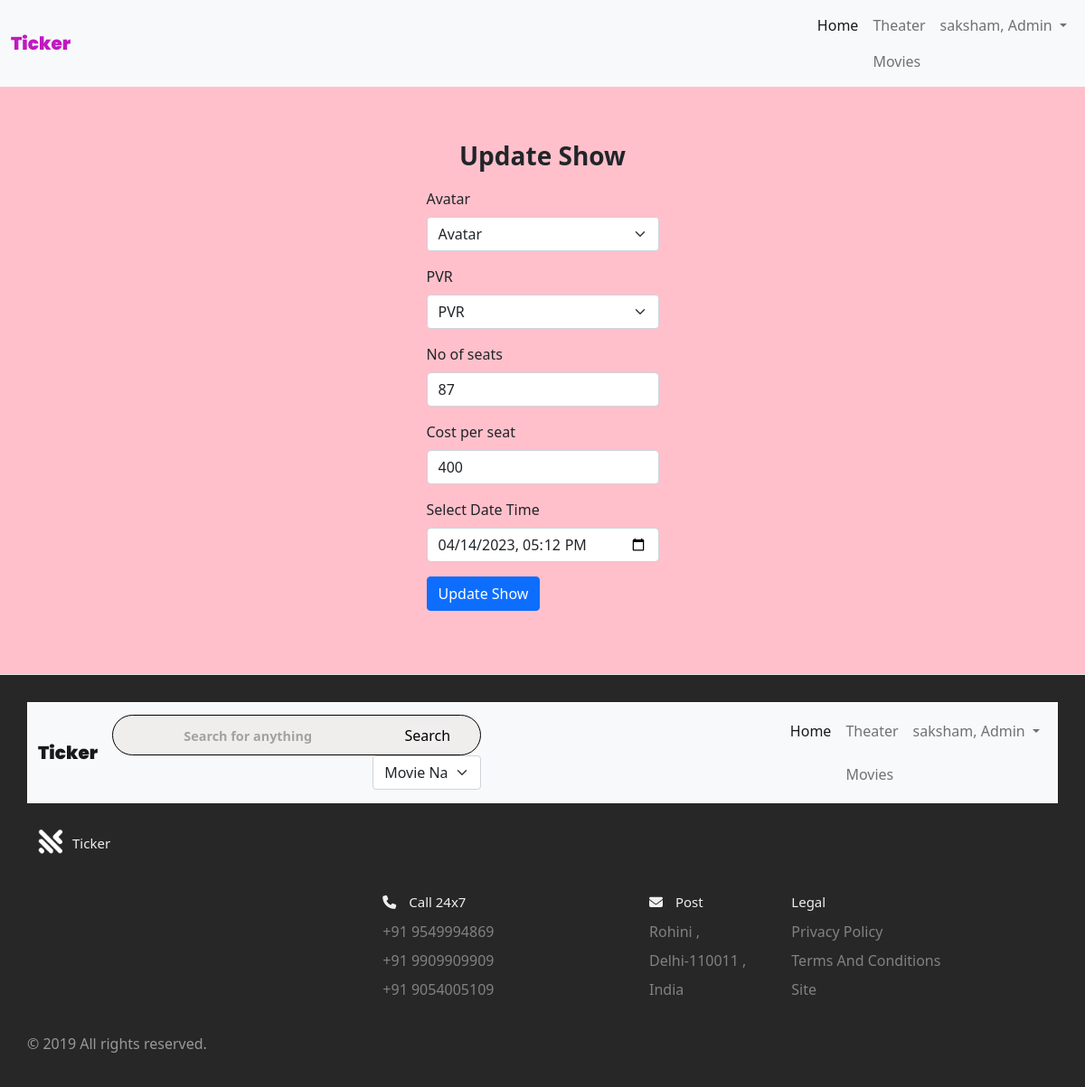
The app's page /update_show/3 (signed in) with its own data.
### website/models.py (models this page shows)
class RegisteredUser(db.Model, UserMixin):
    id = db.Column(db.Integer, primary_key=True)
    email = db.Column(db.String(100), unique=True)
    pas = db.Column(db.String(100))
    name = db.Column(db.String(100))
    is_admin = db.Column(db.Boolean)
    theater = db.relationship('Theaters')
    movie = db.relationship('Movie')
    show = db.relationship('Show')
    booked_ti = db.relationship('Ticket')

class Show(db.Model):
    id = db.Column(db.Integer, primary_key=True)
    screened_m = db.Column(db.Integer, db.ForeignKey('movie.id'))
    t_in = db.Column(db.Integer, db.ForeignKey('theaters.id'))
    movie = db.Column(db.String(100))
    t = db.Column(db.String(100))
    address_t = db.Column(db.String(100))
    datetime = db.Column(db.DateTime(timezone=True), default=func.now())
    t_admin_id = db.Column(db.Integer, db.ForeignKey('registered_user.id'))
    available_seats = db.Column(db.Integer)
    cost = db.Column(db.Integer)
    booked_ti = db.relationship('Ticket')

### website/views.py (the view)
@view.route('/update_show/<int:id>', methods=['GET', 'POST'])
@login_required
def update_shows(id):
    print('reached 116')
    movie = Movie.query.all()
    t = Theaters.query.filter_by(theater_admin_id=int(current_user.id)).all()
    show = Show.query.get(int(id))
    print(t)
    if current_user.is_admin:
        print('reached 120')
        if request.method == 'POST':
            print('reached 122')
            screened_m = Movie.query.filter_by(title=request.form.get('movie')).first().id
            if screened_m:
                t_in = int(request.form.get('t_in'))
                print(t_in)
                movie = request.form.get('movie')
                print(movie)
                t = Theaters.query.filter_by(id=request.form.get('t_in')).first()
                date_time = datetime.strptime(request.form.get('date_time'), '%Y-%m-%dT%H:%M')
                available_seats = int(request.form.get('available_seats'))
                print(available_seats)
                cost = request.form.get('cost')
            else:
                flash('No movie', category='warning')
                return render_template('add_shows.html', user=current_user, movies=movie, theaters=t)
            print(movie)
            if t_in >= 1 and available_seats >= 1:
                show.screened_m = screened_m
                show.t_in = t_in
                show.movie = movie
                show.t = t.name
                show.address_t = t.address
                show.datetime = date_time
                show.t_admin_id = current_user.id
                show.available_seats = available_seats
                show.cost = cost
                db.session.commit()
                flash('Your Show is being updated', category='success')
                return redirect(url_for('views.my_theaters'))
            else:
                flash('Fill all the fields', category='error')
                return render_template('update_show.html', user=current_user, movies=movie, theaters=t, show=show)
        else:
            return render_template('update_show.html', user=current_user, movies=movie, show=show)
    else:
        return render_template('home.html', user=current_user, movies=movie, show=show)

### website/__init__.py (called while the page is built)
def create_app():
    app = Flask(__name__)
    app.config['SECRET_KEY'] = 'hjshjhdjah kjshkjdhjs'
    app.config['SQLALCHEMY_DATABASE_URI'] = 'sqlite:///' + DB_NAME
    db.init_app(app)
    from .views import view
    from .auth import auth
    app.register_blueprint(view, url_prefix='/')
    app.register_blueprint(auth, url_prefix='/')
    from .models import RegisteredUser
    create_database(app)
    login_manager = LoginManager()
    login_manager.login_view = 'auth.login'
    login_manager.init_app(app)
    @login_manager.user_loader
    def load_user(id):
        return RegisteredUser.query.get(int(id))
    return app

### website/templates/update_show.html (shortened to what this page needs)
{% extends "base.html" %}
{% block content %}
    <nav class="navbar navbar-expand-lg navbar-light bg-light">
    <div class="container-fluid">
        <a class="navbar-brand" style="font-weight: 1000; font-family: 'Poppins', sans-serif;color:rgb(192, 25, 192)" href="/">Ticker</a>
        <div class="collapse navbar-collapse d-md-flex justify-content-md-end" id="navbarNavDropdown">
        <ul class="navbar-nav navbar-nav mr-auto">
            <li class="nav-item">
            <a class="nav-link active" aria-current="page" href="/">Home</a>
            </li>
            {% if user.is_authenticated %}
            <li class="nav-item">
            {% if user.is_admin %}
                <a class="nav-link" href="/my_theaters">Theater</a>
                <a class="nav-link" href="movies">Movies</a>
            </li>
            {% else %}
            <a class="nav-link" href="my_tickets">My Tickets</a>
            {% endif %}
            {% endif %}
            {% if user.is_authenticated %}
            <li class="nav-item dropdown">
            <a class="nav-link dropdown-toggle" href="#" id="navbarDropdown" role="button" data-bs-toggle="dropdown" aria-expanded="false">
                {% if user.is_admin %}
                {{ user.name }}, Admin
                {% else %}
                {{ user.name }}
                {% endif %}
            </a>
            </li>
            {% else %}
            <li class="nav-item justify-content-end">
            <a class="nav-link" href="/login">Login</a>
            </li>
            {% endif %}
        </ul>
        </div>
    </div>
    </nav>
<h3 style="display: flex; justify-content: center;align-items: center;padding-top:5%; font-weight:700">Update Show</h3>
<div class="form" style="display: flex; justify-content: center;align-items: center;padding-top:10px;padding-bottom:70px">
<form method = "POST" enctype="multipart/form-data">
    <div class="mb-3">
        <label class="form-label">{{ show.movie }}</label>
        <select class="form-select" aria-label="Select Theater" name="movie">
            {% for movie in movies %}
            <option value="{{ movie.title }}">{{ movie.title }}</option>
            {% endfor %}
          </select>
    </div>
    <div class="mb-3">
        <label class="form-label">{{ show.t }}</label>
        <select class="form-select" aria-label="Select Theater" name="t_in">
            {% for theaters in user.theater %}
            <option value="{{ theaters.id}}">{{ theaters.name }}</option>
            {% endfor %}
          </select>
    </div>
    <div class="mb-3">
        <label class="form-label">No of seats</label>
        <input type="number" class="form-control" placeholder="Enter the total number of seats" name="available_seats" min="0" value="{{ show.available_seats }}" required>
    </div>
    <div class="mb-3">
        <label class="form-label">Cost per seat</label>
        <input type="number" class="form-control" placeholder="cost for 1 seat" name="cost" min="0" value="{{ show.cost }}" required>
    </div>
    <div class="mb-3">
        <label class="form-label">Select Date Time</label>
        <input type="datetime-local" class="form-control" name="date_time" value="{{ show.datetime }}" required>
    </div>
    <button type="submit" class="btn btn-primary ">Update Show</button>
</form>
</div>
{% endblock %}

### website/templates/base.html (shortened to what this page needs)
<!DOCTYPE html>
<html lang="en">
<head>
    <link rel="stylesheet" href="../static/styles.css">
    <link href="https://cdn.jsdelivr.net/npm/bootstrap@5.0.0-beta3/dist/css/bootstrap.min.css" rel="stylesheet">
</head>
<body>
    {% block content %} {% endblock %}
 <footer class="footer">
     <nav class="navbar navbar-expand-lg navbar-light bg-light">
      <div class="container-fluid">
        <a class="navbar-brand" style="font-weight: 1000; font-family: 'Poppins', sans-serif" href="/">Ticker</a>
        <form action="/search" method="post">
        <div class="search-bar">
        <i class="fa-solid fa-magnifying-glass"></i>
        <input type="search" placeholder="Search for anything" name="searching">
        <input type="submit" value="Search">
        </div>
        <div class="select">
        <select class="form-select" name="options">
            <option value="Movie Name">Movie Name</option>
          </select>
        </div>
        </form>
        <div class="collapse navbar-collapse d-md-flex justify-content-md-end" id="navbarNavDropdown">
          <ul class="navbar-nav navbar-nav mr-auto">
            <li class="nav-item">
              <a class="nav-link active re" aria-current="page" href="/">Home</a>
            </li>
            {% if user.is_authenticated %}
            <li class="nav-item">
              {% if user.is_admin %}
                <a class="nav-link" href="/my_theaters">Theater</a>
                <a class="nav-link" href="movies">Movies</a>
            </li>
            {% else %}
            <a class="nav-link" href="my_tickets">My Tickets</a>
            {% endif %}
            {% endif %}
            {% if user.is_authenticated %}
            <li class="nav-item dropdown">
              <a class="nav-link dropdown-toggle" href="#" id="navbarDropdown" role="button" data-bs-toggle="dropdown" aria-expanded="false">
                {% if user.is_admin %}
                  {{ user.name }}, Admin
                {% else %}
                  {{ user.name }}
                {% endif %}
              </a>
            </li>
            {% else %}
            <li class="nav-item justify-content-end">
              <a class="nav-link" href="/login">Login</a>
            </li>
            {% endif %}
          </ul>
        </div>
      </div>
    </nav>
  <div class="footer__addr">
    <h1 class="footer__logo"><h2 class="logo-text"><img class="logo footer_logo" src="../static/logo.png">Ticker</h2></h1>
  </div>
  <ul class="footer__nav">
    <li class="nav__item">
      <h2 class="nav__title"><i class="fa-solid fa-phone"></i>  Call 24x7</h2>
      <ul class="nav__ul">
        <li><a>+91 9549994869</a></li>
        <li><a>+91 9909909909</a></li>
        <li><a>+91 9054005109</a></li>
      </ul>
    </li>
    <li class="nav_item footer-address nav_item--extra">
      <h2 class="nav__title"><i class="fa-solid fa-envelope"></i> Post</h2>
      <p class="nav__ul">Rohini ,<br> Delhi-110011 ,<br> India</p>
    </li>
    <li class="nav__item">
      <h2 class="nav__title">Legal</h2>
      <ul class="nav__ul">
        <li>
        Privacy Policy
        </li>
        <li>
          Terms And Conditions
        </li>
        <li>
            Site
        </li>
      </ul>
    </li>
  </ul>
  <div class="legal">
    <p>&copy; 2019  All rights reserved.</p>
  </div>
</footer>
</body>
</html>

### website/static/styles.css (style rules this page uses)
*, *::before, *::after { margin: 0; padding: 0; outline: 0; box-sizing: border-box; text-decoration: none; list-style: none; border: none; }
body { font-family: 'Poppins', sans-serif; color: #322f2f; background-color: pink !important; overflow-x: hidden; background-color: hsl(252, 30%, 95%); }
nav { width: 100%; background-color: #fff; padding: 0.7rem 0; position: fixed; top: 0; z-index: 10; }
.search-bar { background-color: #F0EEED; border-radius: 2rem; border: 1px solid black; padding: 0.6rem 2rem; }
.select { background: transparent; width: 10vw; margin-left: 18rem; font-size: 0.9rem; font-weight: 500; color: #0f0f0f; }
.search-bar input[type="search"] { background: transparent; width: 20vw; margin-left: 1rem; font-size: 0.9rem; font-weight: 700; color: #0f0f0f; }
nav .search-bar input[type="search"]::placeholder { color: #a3a2a2; }
.logo { height: 3rem; width: 3rem; }
.logo-text { display: flex; align-items: center; }
*, *:before, *:after { box-sizing: border-box; }
.footer_logo { height: 50px; width: 50px; }
html { font-size: 100%; }
body { font-family: acumin-pro, system-ui, sans-serif; margin: 0; display: grid; grid-template-rows: auto 1fr auto; font-size: 14px; background-color: #f4f4f4; align-items: start; min-height: 100vh; }
.footer { display: flex; flex-flow: row wrap; padding: 30px 30px 20px 30px; color: #efefef; background-color: #272727; border-top: 1px solid #e5e5e5; }
.footer > * { flex: 1 100%; }
.footer__addr { margin-right: 1.25em; margin-bottom: 2em; }
.footer__logo { font-family: 'Pacifico', cursive; font-weight: 400; text-transform: lowercase; font-size: 1.5rem; }
.footer__addr h2 { margin-top: 1.3em; font-size: 15px; font-weight: 400; }
.nav__title { font-weight: 400; font-size: 15px; margin-top: 100px; }
.fa-solid { margin-right: 10px; }
.footer ul { list-style: none; padding-left: 0; }
.footer li { line-height: 2em; }
.footer a { text-decoration: none; }
.footer__nav { display: flex; flex-flow: row wrap; }
.footer__nav > * { flex: 1 50%; margin-right: 1.25em; }
.nav__ul { color: #838181; }
.legal { color: #999; }
@media screen and (min-width: 40.375em) { .footer__nav > * { flex: 1; } }
@media screen and (min-width: 40.375em) { .nav__item { flex-grow: 2; } }
@media screen and (min-width: 40.375em) { .footer__addr { flex: 1 0px; } }
@media screen and (min-width: 40.375em) { .footer__nav { flex: 2 0px; } }

### records on screen
RegisteredUser: name "saksham"
Show: movie "Avatar", t "PVR", available_seats "87", cost "400", date_time "04/14/2023 17:12"

### other values on screen
form field movie "Avatar"
form field t_in "PVR"
